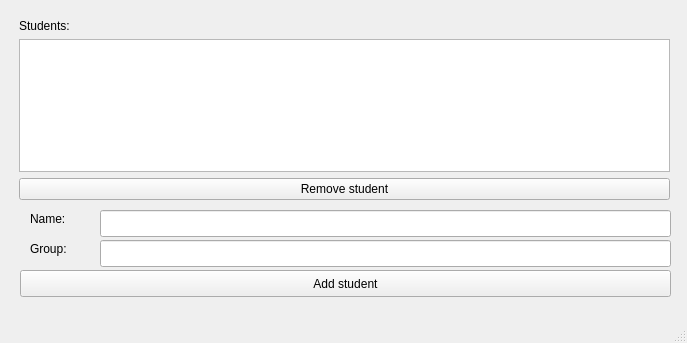
<?xml version="1.0" encoding="UTF-8"?>
<ui version="4.0">
 <class>MainWindow</class>
 <widget class="QMainWindow" name="MainWindow">
  <property name="geometry">
   <rect>
    <x>0</x>
    <y>0</y>
    <width>687</width>
    <height>343</height>
   </rect>
  </property>
  <property name="windowTitle">
   <string>Main Teacher</string>
  </property>
  <widget class="QWidget" name="centralwidget">
   <widget class="QWidget" name="verticalLayoutWidget">
    <property name="geometry">
     <rect>
      <x>19</x>
      <y>19</y>
      <width>651</width>
      <height>181</height>
     </rect>
    </property>
    <layout class="QVBoxLayout" name="verticalLayout">
     <item>
      <widget class="QLabel" name="label">
       <property name="text">
        <string>Students:</string>
       </property>
      </widget>
     </item>
     <item>
      <widget class="QListWidget" name="studentsList"/>
     </item>
     <item>
      <widget class="QPushButton" name="removeStudentButton">
       <property name="text">
        <string>Remove student</string>
       </property>
      </widget>
     </item>
    </layout>
   </widget>
   <widget class="QLabel" name="label_2">
    <property name="geometry">
     <rect>
      <x>30</x>
      <y>210</y>
      <width>66</width>
      <height>17</height>
     </rect>
    </property>
    <property name="text">
     <string>Name:</string>
    </property>
   </widget>
   <widget class="QLabel" name="label_3">
    <property name="geometry">
     <rect>
      <x>30</x>
      <y>240</y>
      <width>66</width>
      <height>17</height>
     </rect>
    </property>
    <property name="text">
     <string>Group:</string>
    </property>
   </widget>
   <widget class="QLineEdit" name="lineEditName">
    <property name="geometry">
     <rect>
      <x>100</x>
      <y>210</y>
      <width>571</width>
      <height>27</height>
     </rect>
    </property>
   </widget>
   <widget class="QLineEdit" name="lineEditGroup">
    <property name="geometry">
     <rect>
      <x>100</x>
      <y>240</y>
      <width>571</width>
      <height>27</height>
     </rect>
    </property>
   </widget>
   <widget class="QPushButton" name="addStudentButton">
    <property name="geometry">
     <rect>
      <x>20</x>
      <y>270</y>
      <width>651</width>
      <height>27</height>
     </rect>
    </property>
    <property name="text">
     <string>Add student</string>
    </property>
   </widget>
  </widget>
  <widget class="QMenuBar" name="menubar">
   <property name="geometry">
    <rect>
     <x>0</x>
     <y>0</y>
     <width>687</width>
     <height>25</height>
    </rect>
   </property>
  </widget>
  <widget class="QStatusBar" name="statusbar"/>
 </widget>
 <resources/>
 <connections/>
</ui>
